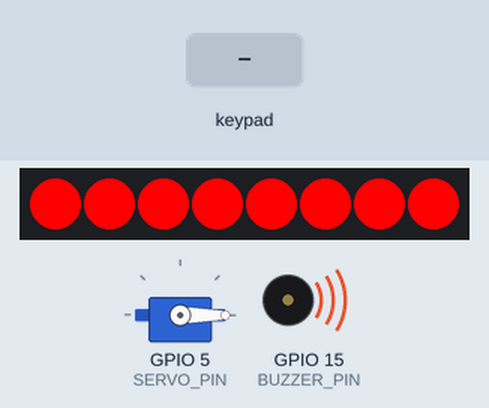
A sketch run on a simulated ESP32. On the bench: 8 RGB LEDs in strip order, left to right, servo, buzzer (waves = sounding, pin HIGH). The test bench sets the inputs (shaded band). Dim RGB values are drawn brighter than linear; what the sketch prints to the serial monitor is not drawn.

Above: at 1.2 s.
1.3 s: keypad keys 0 0 0 0 * pressed 0.4 s apart
At 3.4 s:
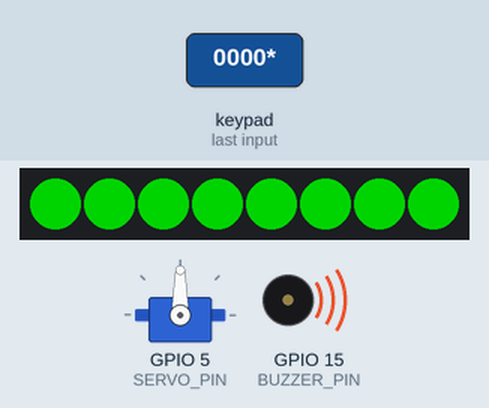
4.8 s: key 'D' pressed
At 6.0 s:
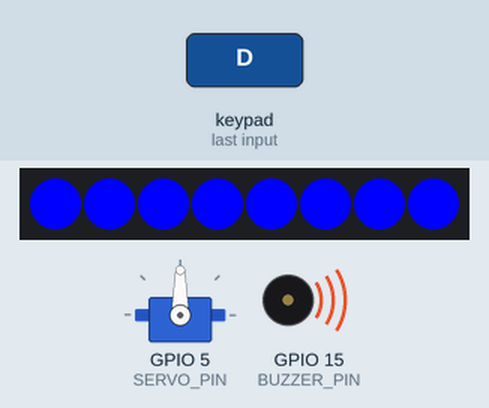
6.3 s: key '*' pressed
At 6.7 s:
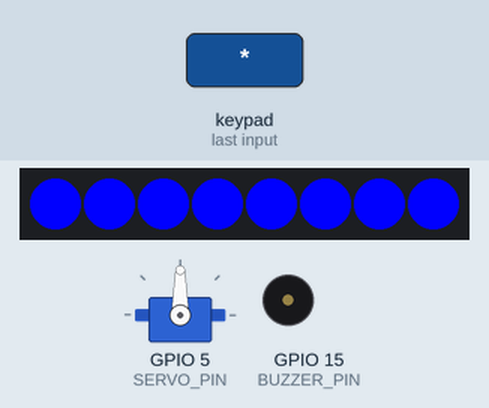
8.3 s: keypad keys 0 0 0 0 # pressed 0.4 s apart
At 11.2 s:
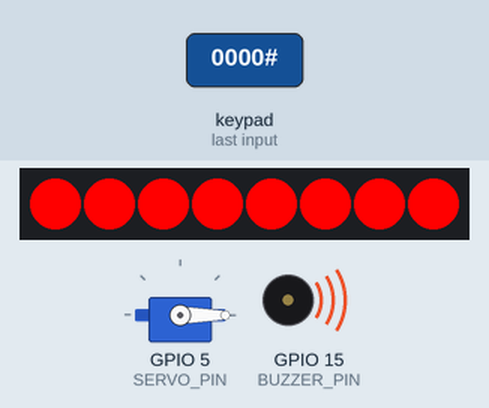
11.8 s: keypad keys 3 2 3 3 2 5 2 6 * pressed 0.4 s apart
At 17.0 s:
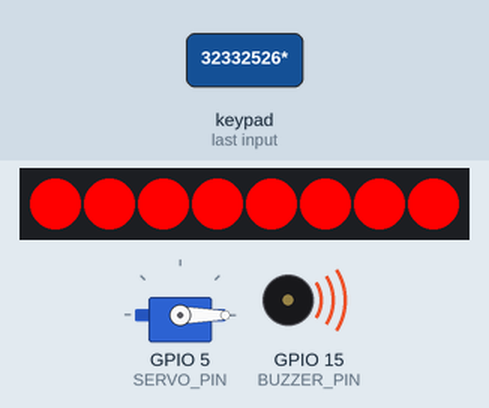
18.0 s: keypad keys 2 7 1 4 1 2 1 3 * pressed 0.4 s apart
At 24.91 s:
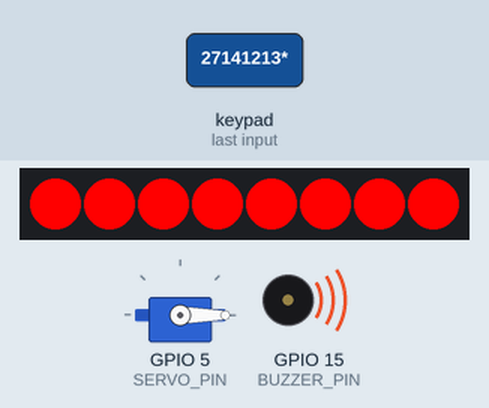
Timing chart, 0 to 25.6 s (numbered marks = the images above; inputs shaded):
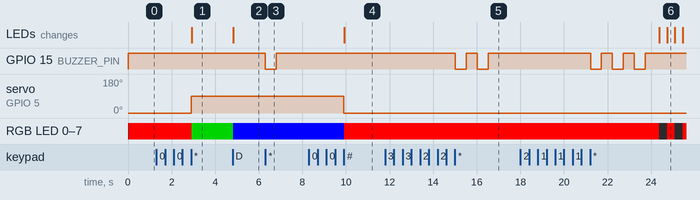

The sketch:

lock_5.ino
```cpp
//LIB
#include "Adafruit_Keypad.h" //Adafruit_Keypad
#include <FastLED.h>  //FastLED
#include <Servo.h>  //ServoESP32

//視需求更改的變數
String PW = "0000";       //密碼（預設）
#define SERVO_ANGLE 90    //馬達打開角度（0~90）
#define PW_ERROR_TIMES  3 //可以輸錯密碼的次數

//腳位大集合
#define DATA_PIN 2                      //LED腳位（DIN）
#define SERVO_PIN 5                     //Servo腳位（S）
#define BUZZER_PIN 15                   //蜂鳴器控制腳位
//鍵盤腳位請於下面更改

//以上為可作更改的變數，下面的變數請不要更動------------------------------------------------

//鍵盤設定
const byte ROWS = 4;
const byte COLS = 4;
char keys[ROWS][COLS] = {
  {'1','2','3','A'},
  {'4','5','6','B'},
  {'7','8','9','C'},
  {'*','0','#','D'}
};
byte rowPins[ROWS] = {32, 33, 25, 26};  //鍵盤列的腳位，只有這裡可以更改！
byte colPins[COLS] = {27, 14, 12, 13};  //鍵盤行的腳位，只有這裡可以更改！
Adafruit_Keypad customKeypad = Adafruit_Keypad( makeKeymap(keys), rowPins, colPins, ROWS, COLS);

//密碼（暫存）
String N_PW = "";

int Lock_State = 0; //鎖定的狀態  LOCK:0; UNLOCK:1; CHANGE_PW:3
int ERROR_TIMES = 0;      //密碼錯誤的次數（預設0）
String K = "";      //鍵盤輸入值
String Num = "";    //當下按下什麼按鍵

#define NUM_LEDS 8  //LED數量
CRGB leds[NUM_LEDS];

Servo myservo;  //SERVO

//--------------------------------------------------------------------------------------

void setup() {
  Serial.begin(115200);
  Serial.println("Program Testing...");

  //鍵盤設定
  customKeypad.begin();

  //LED模組設定
  pinMode(BUZZER_PIN, OUTPUT);
  digitalWrite(BUZZER_PIN, HIGH); //蜂鳴器控制腳HIGH，聲音關閉
  FastLED.addLeds<NEOPIXEL, DATA_PIN>(leds, NUM_LEDS);
  LED_MODE(2);  //設定LED為紅色

  //SERVO
  myservo.attach(SERVO_PIN);
  myservo.write(0);
}

void loop() {
  customKeypad.tick();  //開始偵測使用者的按鍵狀態

  if(ERROR_TIMES < PW_ERROR_TIMES){ //如果密碼錯誤的次數少於設定的次數
    //指紋組程式


    //鍵盤組程式-------------------------------------------------------------------------
    keypadEvent e = customKeypad.read();
    Num = (char)e.bit.KEY;  //暫存現在按下的按鍵
    if(e.bit.EVENT == KEY_JUST_PRESSED){
      if(Num != "*")  K = K + Num;  //如果按下的按鍵不是"*"，就存入字串中
      else if(Num == "*"){  //密碼檢查
        if(K == PW) Lock_State = 1; //正確亮綠色0.5s並清空
        else if(K != PW){ //如果錯誤
          ERROR_TIMES += 1; //錯誤次數+1
          K = ""; //清空字串
          BE_BE(ERROR_TIMES); //蜂鳴器叫錯誤的次數
        }
      }
      State_Check();  //解鎖＆切換至設定密碼模式
    }
    LED_STATE();            //LED根據鎖定狀態顯示不同顏色
    if(Num == "C") K = "";  //清空鍵盤
  }
  else  BLINK();  //超過設定的密碼錯誤次數會關閉，並且開始閃爍
  delay(10);
}
```

subroutine.ino
```cpp
void LED_MODE(int mode){
  if(mode == 1){
    for(int i=0;i<8;i++){
    leds[i] = CRGB::Green;
    FastLED.show();
    }
  }
  else if(mode == 2){
    for(int i=0;i<8;i++){
    leds[i] = CRGB::Red;
    FastLED.show();
    }
  }
  else if(mode == 3){
    for(int i=0;i<8;i++){
    leds[i] = CRGB::Blue;
    FastLED.show();
    }
  }
  else if(mode == 4){
    for(int i=0;i<8;i++){
    leds[i] = CRGB::Black;
    FastLED.show();
    }
  }
}

void LOCK_IT(){
  Lock_State = 0;
  K = "";
  myservo.write(0);  //旋轉到0度，就是一般所說的歸零
  delay(10);
}

void BE_BE(int times){
  for(int i = 0; i < times; i++){
    digitalWrite(15, LOW);
    delay(500);
    digitalWrite(15,HIGH);
    delay(500);
  }
}

void State_Check(){
  if(Lock_State == 1){
    myservo.write(SERVO_ANGLE);   //旋轉到指定角度
    delay(10);
    K = "";
    if(Num == "D")  Lock_State = 3;
    if(Num == "A")  LOCK_IT();
  }
  else if(Lock_State == 3){
    if(Num != "#"){
      N_PW = N_PW + Num;
    }
    else if(Num == "#"){
      PW = N_PW;
      N_PW = "";
      LOCK_IT();
    }
  }
}

void BLINK(){
  while(true){
    LED_MODE(2);
    delay(100);
    LED_MODE(4);
    delay(100);
    }
}

void LED_STATE(){
  if(Lock_State == 1) LED_MODE(1);
  else if(Lock_State == 0)  LED_MODE(2);  //常亮紅色
  else if(Lock_State == 3)  LED_MODE(3);
}
```

Measured:
- after the input at 1.3 s, servo on GPIO 5 (SERVO_PIN): 0° → 90° after 1.6 s; RGB LED 0–7: RGB(255, 0, 0) → RGB(0, 128, 0) after 1.6 s; the LEDs: change after 1.6 s (image 1)
- after the input at 4.8 s, RGB LED 0–7: RGB(0, 128, 0) → RGB(0, 0, 255) at once; the LEDs: change at once (image 2)
- after the input at 6.3 s, GPIO 15 (BUZZER_PIN): HIGH → LOW at once, → HIGH 0.50 s later
- after the input at 8.3 s, servo on GPIO 5 (SERVO_PIN): 90° → 0° after 1.6 s; RGB LED 0–7: RGB(0, 0, 255) → RGB(255, 0, 0) after 1.6 s; the LEDs: change after 1.6 s (image 4)
- after the input at 11.8 s, GPIO 15 (BUZZER_PIN): alternates HIGH for 0.50 s and LOW for 0.50 s, 4 changes in all, then stays HIGH, starting after 3.2 s
- after the input at 18.0 s, GPIO 15 (BUZZER_PIN): alternates HIGH for 0.50 s and LOW for 0.50 s, 6 changes in all, then stays HIGH, starting after 3.2 s; RGB LED 0–7: alternates RGB(255, 0, 0) for 0.35 s and off for 0.35 s, starting after 6.4 s; the LEDs: first change after 6.4 s (image 6 shows a later state)
